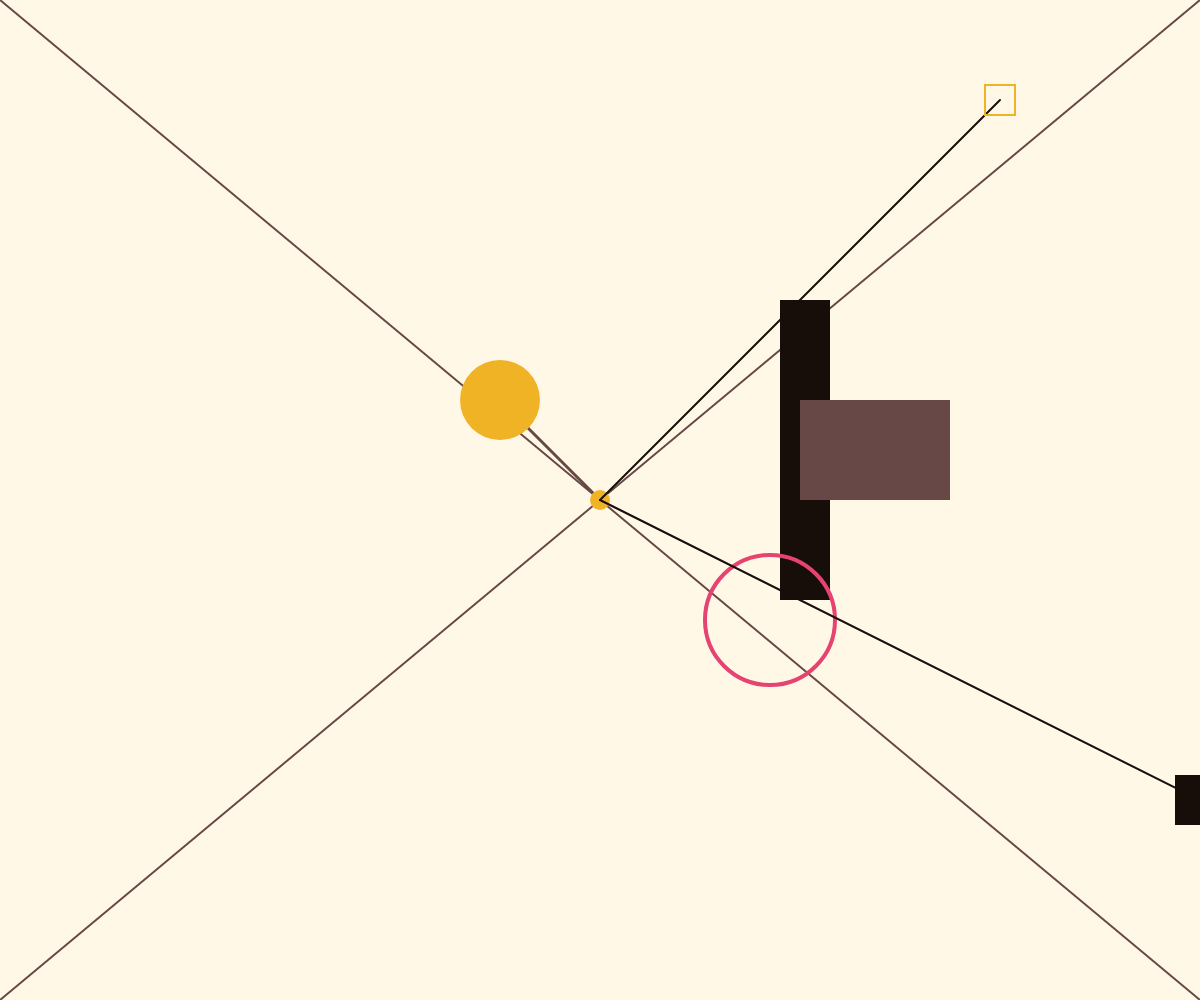
Frame 1 (no input)
Frame 60 (no input): identical to frame 1, image omitted
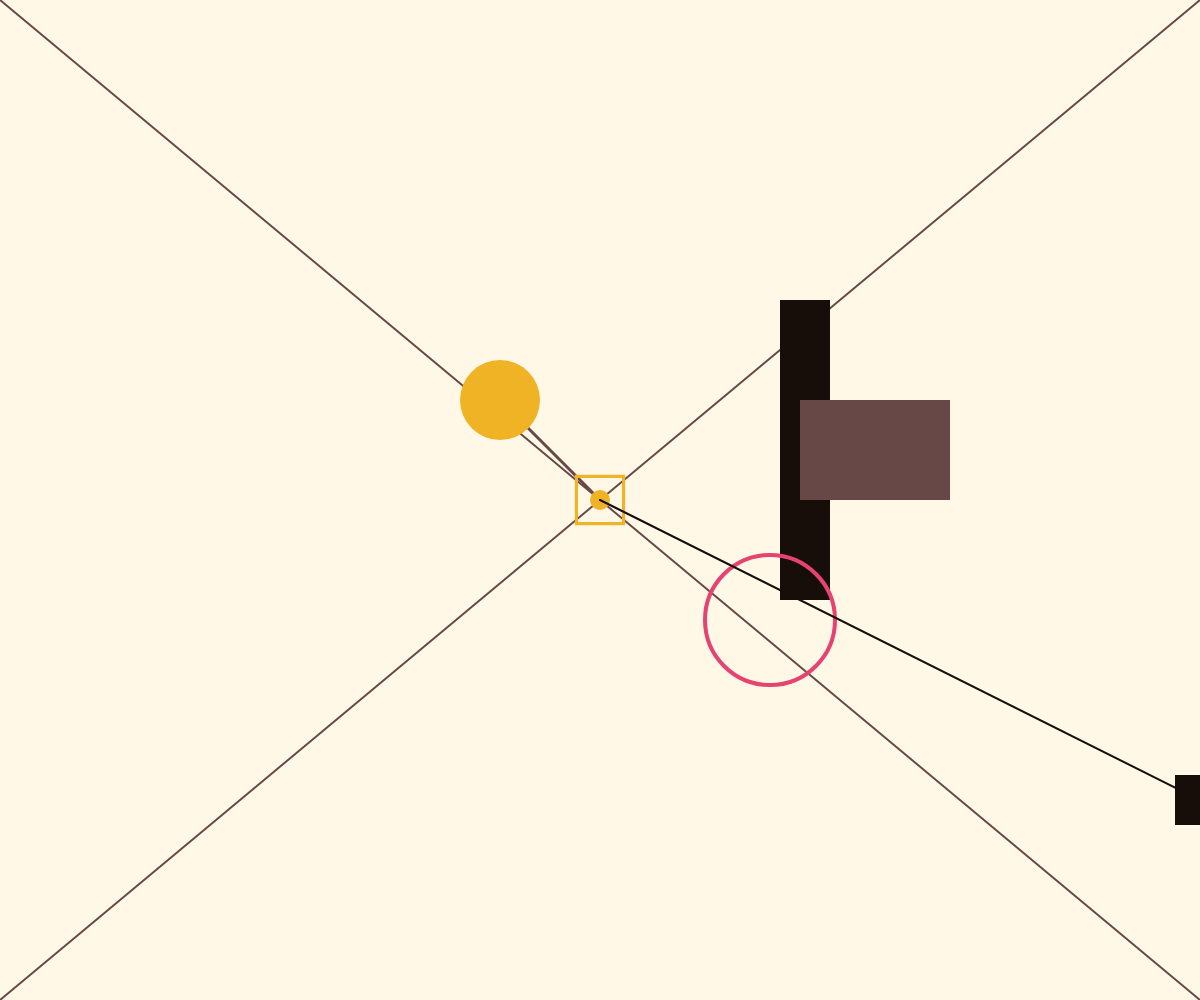
Frame 120 (the mouse pressed at the canvas centre since frame 60)

The p5.js sketch that drew these frames (run headless with seeded random() and noise() and a simulated clock; from frame 60 on, the mouse is pressed at the canvas centre):

// p5.js sketch
// ── sketch.js
let xPos;
let yPos;
let yellowsquarescale;

function setup() {
  createCanvas(windowWidth,windowHeight);
  xPos = 1000;
  yPos = 100;
  yellowsquarescale = 1;

}

function draw() {
  background(255, 248, 231);

  stroke(103, 72, 70);
  strokeWeight(2);
  line(0, 0, width/2, height/2);

  stroke(103, 72, 70);
  strokeWeight(2);
  line(width, 0, width/2, height/2);

  stroke(103, 72, 70);
  strokeWeight(2);
  line(0, height, width/2, height/2);

  stroke(103, 72, 70);
  strokeWeight(2);
  line(width, height, width/2, height/2);

  noStroke();
  fill(23, 13, 9);
  rect(780, 300, 50, 300);

  noStroke();
  fill(103, 72, 70);
  rect(800, 400, 150, 100);

  stroke(230, 67, 113);
  strokeWeight(4);
  noFill();
  ellipse(770, 620, 130);

  stroke(103, 72, 70);
  strokeWeight(3);
  line(500, 400, width/2, height/2);

  noStroke();
  fill(240, 179, 38);
  ellipse(windowWidth/2, windowHeight/2, 20);

  noStroke();
  fill(240, 179, 38);
  ellipse(500, 400, 80);

  stroke(23, 13, 9);
  strokeWeight(2);
  line(xPos, yPos, width/2, height/2);

  push();

  translate(xPos, yPos);
  scale(yellowsquarescale);
  
  rectMode(CENTER);
  stroke(240, 179, 38);
  strokeWeight(2);
  noFill();
  rect(0, 0, 30);
 
  pop();

  stroke(23, 13, 9);
  strokeWeight(2);
  line(1200, 800, width/2, height/2);

  push();
  
  rectMode(CENTER);
  noStroke();
  fill(23, 13, 9)
  rect(1200, 800, 50);
 
  pop();

}

function mousePressed(){
  xPos = mouseX;
  yPos = mouseY;
  yellowsquarescale = random(0.5, 2.0)

}
